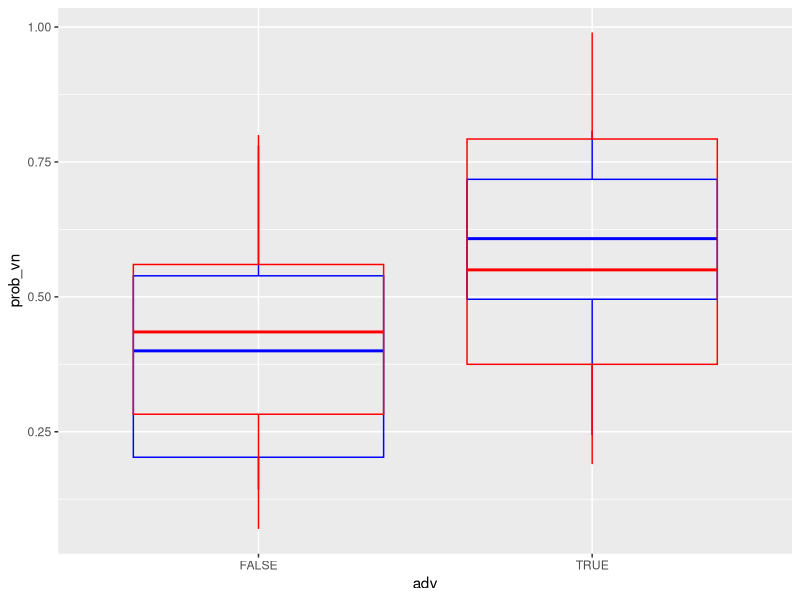
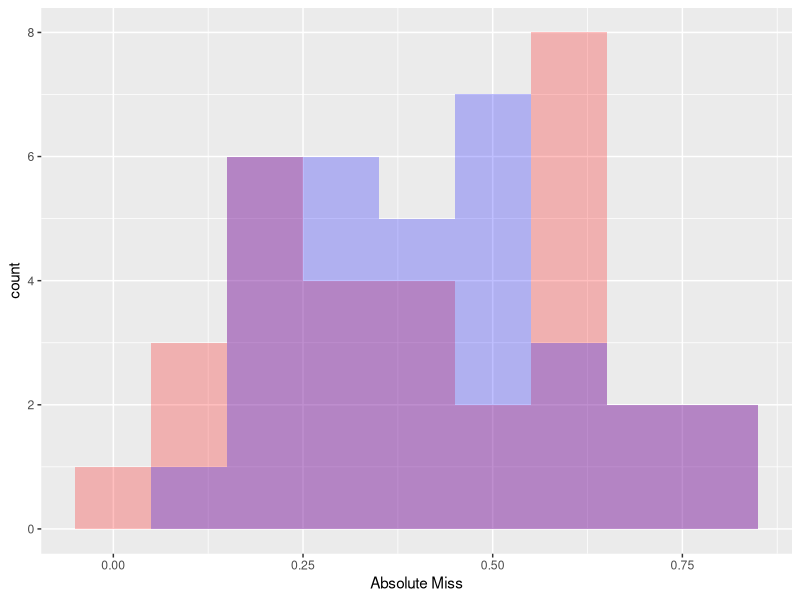
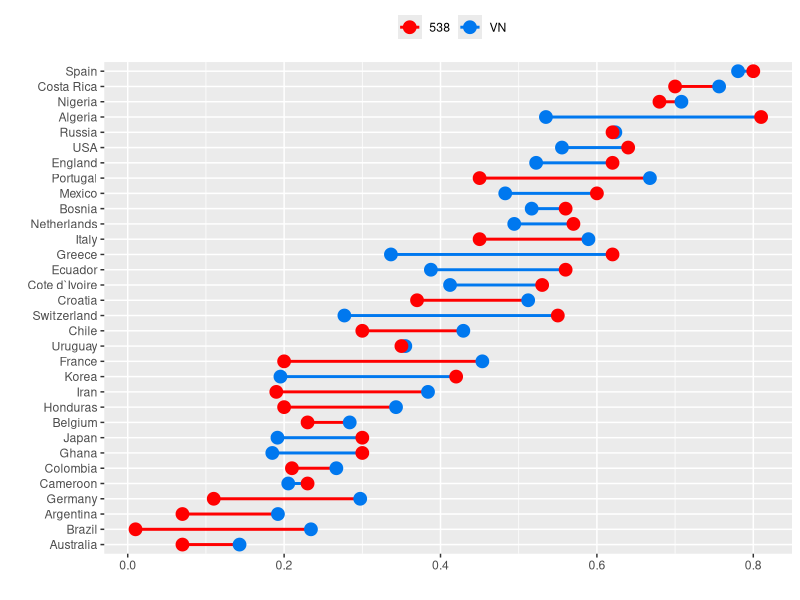
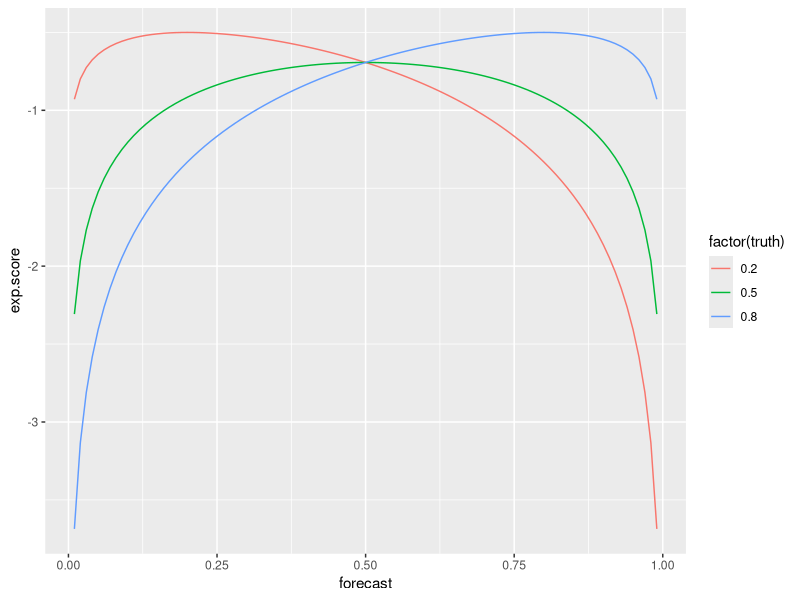
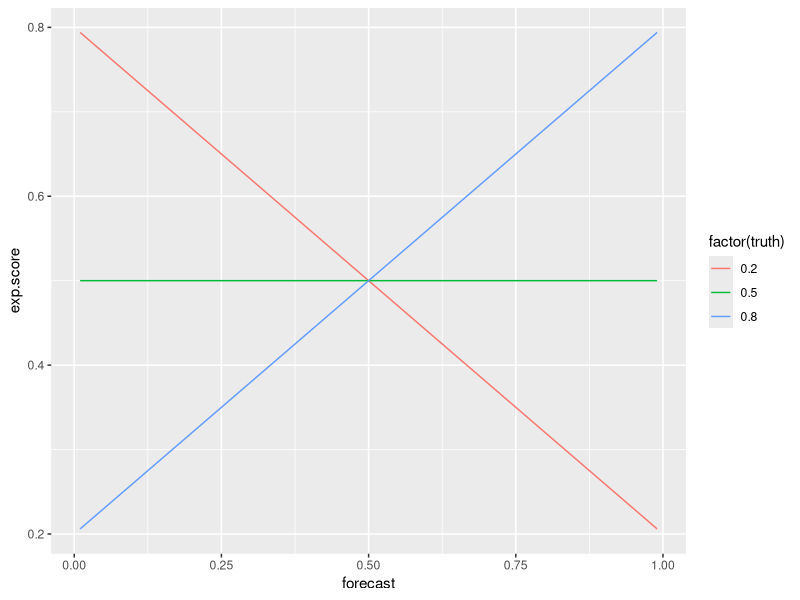
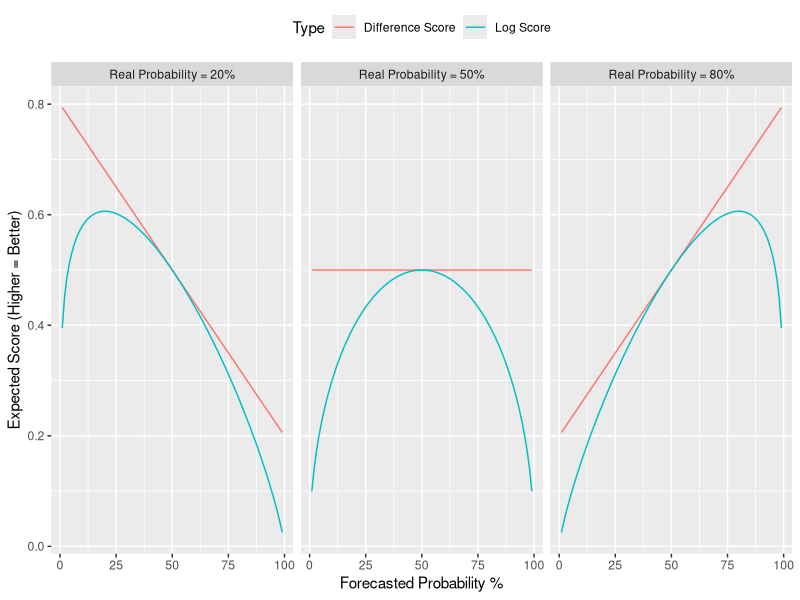
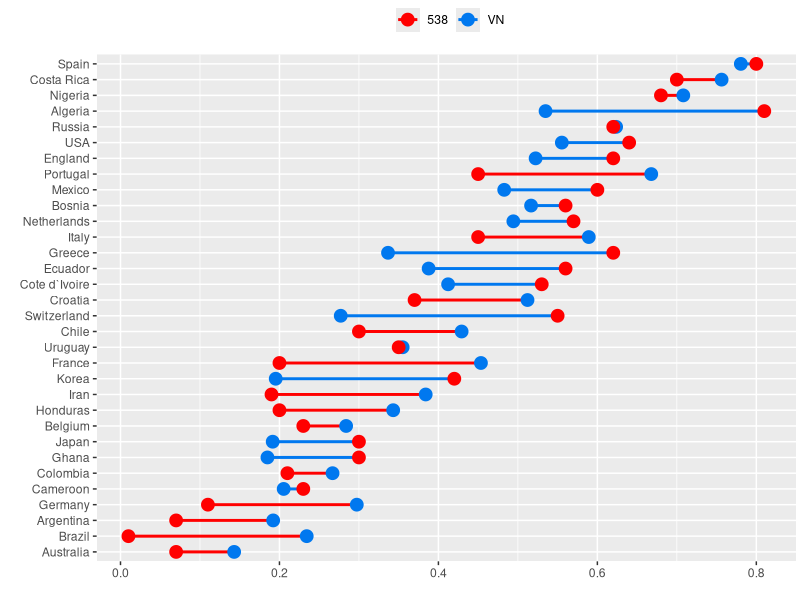
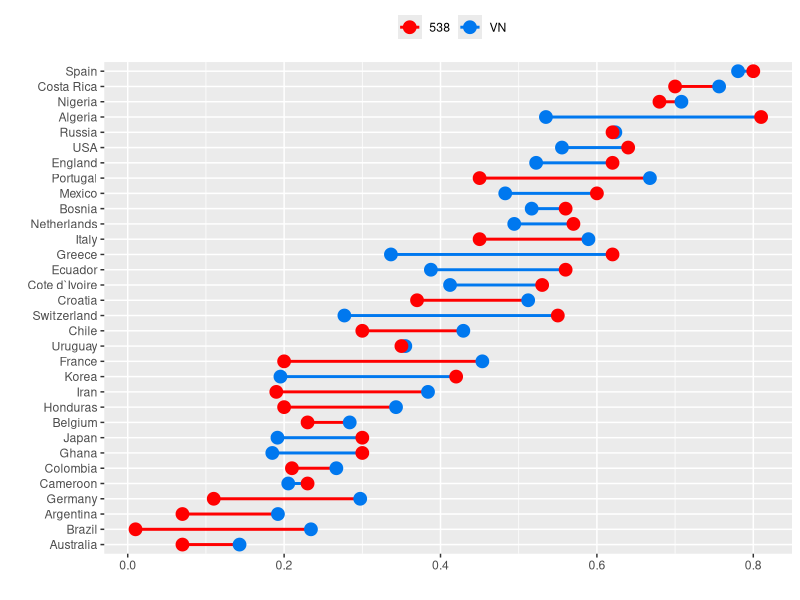

R code for these plots, in order:
##########
## This script analyzes world cup predictions vs outcomes
library(MASS)
library(ggplot2)
library(grid)

###########################
##TO RUN: Set working Directory to the Location of the Project
HOMEDIR <- "F:/Docs/Personal/rross"
#HOMEDIR <- "C:/Users/Ross/Documents/R/rross"
#HOMEDIR <- "C:/Users/Ross/Documents/GitHub/rross"
setwd(paste0(HOMEDIR,"/Soccer/2014/WorldCup/"))

team.df <- read.csv('vn_vs_538_predictions.csv',stringsAsFactors=F)

advance <- c(
  "Algeria",#"Algeria"#"Russia"
  "Argentina",
  "Belgium",
  "Brazil",
  "Chile",
  "Colombia",
  "Costa Rica",
  "France",
  "Germany",
  "Greece",#"Greece"#"Cote d`Ivoire"
  "Mexico",
  "Netherlands",
  "Nigeria",
  "Switzerland",#"Switzerland"#"Ecuador"
  "Uruguay",#Uruguay#"Italy"
  "United States"#"United States"#"Ghana"
  )

team.df$adv = team.df$team %in% advance


#Statistical Tests
glm538 <- glm(adv~prob_538,data=team.df,family=binomial())
glmvn <- glm(adv~prob_vn,data=team.df,family=binomial())

summary(glm538)
summary(glmvn)
exp(glm538$coef)
exp(glmvn$coef)
anova(glm538,test='Chisq')
anova(glmvn,test='Chisq')

team.df$diff = team.df$prob_vn - team.df$prob_538
glm.diff <- glm(adv~diff,data=team.df,family=binomial())
summary(glm.diff)
exp(glm.diff$coef)


#Charts

ggplot(team.df) + geom_boxplot(aes(x=adv,y=prob_vn),col='blue',fill=NA) + geom_boxplot(aes(x=adv,y=prob_538),col='red',fill=NA)


with(team.df, mean(abs(adv - prob_538)))
with(team.df, mean(abs(adv - prob_vn)))

ggplot(team.df) +
  geom_histogram(aes(abs(adv - prob_538)),binwidth=.1,alpha=0.25,fill='red') +
  geom_histogram(aes(abs(adv - prob_vn)),binwidth=.1,alpha=0.25,fill='blue') +
  xlab("Absolute Miss")


#clean up some team names
team.df$team[team.df$team=='Bosnia and Herzegovina'] <- 'Bosnia'
team.df$team[team.df$team=='Korea Republic'] <- 'Korea'
team.df$team[team.df$team=='United States'] <- 'USA'

plot.df <- data.frame(
  team = c(team.df$team,team.df$team),
  site = rep(c("VN","538"),each=nrow(team.df)),
  miss = with(team.df,c(abs(adv-prob_vn),abs(adv-prob_538)))
  )

plot.df$team <- factor(plot.df$team,levels=with(team.df,team[order((abs(adv - prob_538) + abs(adv - prob_vn))/2)]))
plot.df$bigger <- sapply(1:nrow(plot.df),function(i){subset(plot.df,team==plot.df$team[i])$site[order(-subset(plot.df,team==plot.df$team[i])$miss)[1]]})
plot.df$better <- sapply(1:nrow(plot.df),function(i){subset(plot.df,team==plot.df$team[i])$site[order(subset(plot.df,team==plot.df$team[i])$miss)[1]]})



#ggplot(plot.df,aes(x=team,y=miss,fill=site)) + geom_bar(stat='identity',position="dodge") + coord_flip()

gp <- ggplot(plot.df,aes(x=team,y=miss)) +
        geom_line(aes(group=team,color=better),size=1) +
        geom_point(aes(color=site),size=4) +
        scale_color_manual(values=c(rgb(1,0,0),rgb(0,120/256,240/256)),name = "") +
        coord_flip() +
        ylab("") + xlab('') +
        theme(legend.position = 'top')
gp

png(file="images/group_stage_outcome.png",bg="transparent",family="helvetica",width=400,height=1200,res=120)
gp + theme(plot.margin=unit(c(0,1,0,0),"mm"))
dev.off()

ggsave(file="images/group_stage_outcome_ggsave.png",plot=gp,width=4,height=9)


##################

bar.df <- data.frame(
            miss =
              c(
                with(team.df, mean(abs(adv - prob_538))),
                with(team.df, mean(abs(adv - prob_vn))),
                0.5
                ),
            root.mse =
              c(
                with(team.df, mean((adv - prob_538)^2)^0.5),
                with(team.df, mean((adv - prob_vn)^2)^0.5),
                0.5
                ),
            se =
              c(
                with(team.df, sd((adv - prob_538)^2)^0.5),
                with(team.df, sd((adv - prob_vn)^2)^0.5),
                0.5
                ),
            site=c('FiveThirtyEight','VividNumeral', 'EqualChance')
            )

barT <- ggplot(bar.df) +
  geom_bar(aes(x=site,y=miss,fill=site),stat='identity') +
  scale_fill_manual(values=c(FiveThirtyEight=rgb(1,0,0),VividNumeral=rgb(0,120/256,240/256),EqualChance=rgb(.5,.5,.5)),name = "") + 
  ylab("Average Prediction Error")+xlab("") + 
  theme(legend.position='none') + coord_cartesian(ylim=c(-.025,0.525))
  
barF <- ggplot(subset(bar.df,site!='EqualChance')) +
  geom_bar(aes(x=site,y=miss,fill=site),stat='identity') +
  scale_fill_manual(values=c(FiveThirtyEight=rgb(1,0,0),VividNumeral=rgb(0,120/256,240/256),EqualChance=rgb(.5,.5,.5)),name = "") + 
  ylab("Average Prediction Error")+xlab("") + 
  theme(legend.position='none') + 
  coord_cartesian(ylim=c(0.416125,0.41626)) + theme(axis.ticks = element_blank(), axis.text.y = element_blank())

png(file="images/wc_group_bar_false.png",bg="transparent",family="helvetica",width=240,height=320,res=80)
barF
dev.off()
png(file="images/wc_group_bar_true.png",bg="transparent",family="helvetica",width=304,height=320,res=80)
barT
dev.off()

bar.df$miss[2] - bar.df$miss[1]


### Investigate scoring functions

#exponential mean log-likelihood (logarithmic scoring)
with(team.df, exp(mean(adv*log(prob_vn)+(1-adv)*log(1-prob_vn))))
with(team.df, exp(mean(adv*log(prob_538)+(1-adv)*log(1-prob_538))))
with(team.df, mean(adv*log(prob_538)+(1-adv)*log(1-prob_538)))
with(team.df, mean(adv*log(prob_vn)+(1-adv)*log(1-prob_vn)))
with(team.df, exp(mean(adv*log(adv*0.99+0.01*0.5)+(1-adv)*log(1-(adv*0.99+0.01*0.5)))))
with(team.df, exp(mean(adv*log(0.5)+(1-adv)*log(1-0.5))))

#to give intuition to levels
exp(1*log(0.55))
exp(1*log(0.53))

# why the old one was a bad rule

# If the truth is that a team advances 90% of the time
# and I guess 90%. My average absolute error
# will be 10% 90% of the time (when the team does win)
# and 90% 10% of the time (when the team doesn't)
# The average absolute errror will be 18% (0.9*0.1 + 0.1*0.9).

# What if I guessed 100%? Then my error would be 0%
# 90% of the time (when the team won) and 100% 10%
# of the time (when the team lost). The average aboslute
# error will be 10% (0 * 0.9 + 1 * 0.1).

# My mean absolute error did not yield the best score when the probability
# was guessed correctly. That's a big problem.
# In terms of decision theory, my scoring rule was not "proper"
# (wikipedia link). In trying to doing something more intuitive
# and easier to interpret, I mistakenly sacrificed accuracy. 

# So what is a proper scoring rule? 

# create function for log scoring rule
llfunc <- function(guess, actual){
  actual*log(guess) + (1-actual)*log(1-guess) 
}

# create funciton for the dumb scoring rule I made last time
dumfunc <- function(guess, actual){
  abs(1-guess)*(1-actual) + abs(0-guess)*(actual)
}

# different guesses
guesses <- (1:99)/100

# different actual states
actuals <- c(0.2,0.5,0.8)

# create scores for different scores and actuals using log score
score.df <- data.frame(
              forecast = rep(guesses,length(actuals)),
              exp.score = mapply(llfunc,guess=rep(guesses,length(actuals)),actual=rep(actuals,each=length(guesses))),
              truth = rep(actuals,each=length(guesses))
              )

ggplot(score.df, aes(x=forecast,y=exp.score,col=factor(truth))) + geom_line()


# create scores for different scores and actuals using dumb score

dum.df <- data.frame(
              forecast = rep(guesses,length(actuals)),
              exp.score = mapply(dumfunc,guess=rep(guesses,length(actuals)),actual=rep(actuals,each=length(guesses))),
              truth = rep(actuals,each=length(guesses))
              )

ggplot(dum.df, aes(x=forecast,y=exp.score,col=factor(truth))) + geom_line()

# combine the score data frames

combo.df <- rbind(transform(score.df,Type='Log Score',exp.score=exp(exp.score)),transform(dum.df,Type='Difference Score'))

xbreaks <- c(0:4)/4 # set breaks for the below

# make chart of the combo df
score.comp <- ggplot(
  transform(combo.df, truth=factor(truth,labels=paste0("Real Probability = ",c('20%','50%','80%')))),
       aes(x=forecast,y=exp.score,col=Type)
  ) +
  geom_line() +
  facet_grid(~truth) +
  ylab("Expected Score (Higher = Better)") +
  xlab("Forecasted Probability %") + 
  scale_x_continuous(breaks=xbreaks,labels=paste0(round(xbreaks*100))) + 
  theme(legend.position="top")
score.comp

png(file="images/score_algo_comp.png",bg="transparent",family="helvetica",width=600,height=300,res=75)
score.comp
dev.off()

